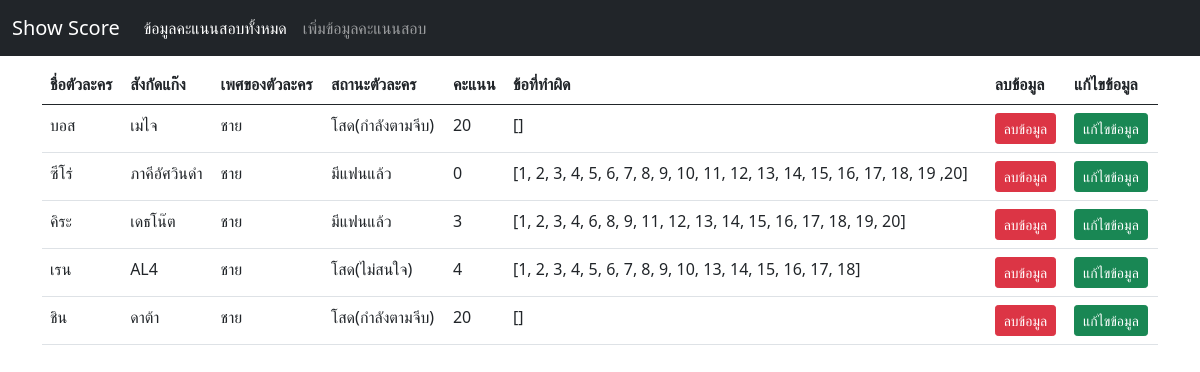
Before: / with the older database file.
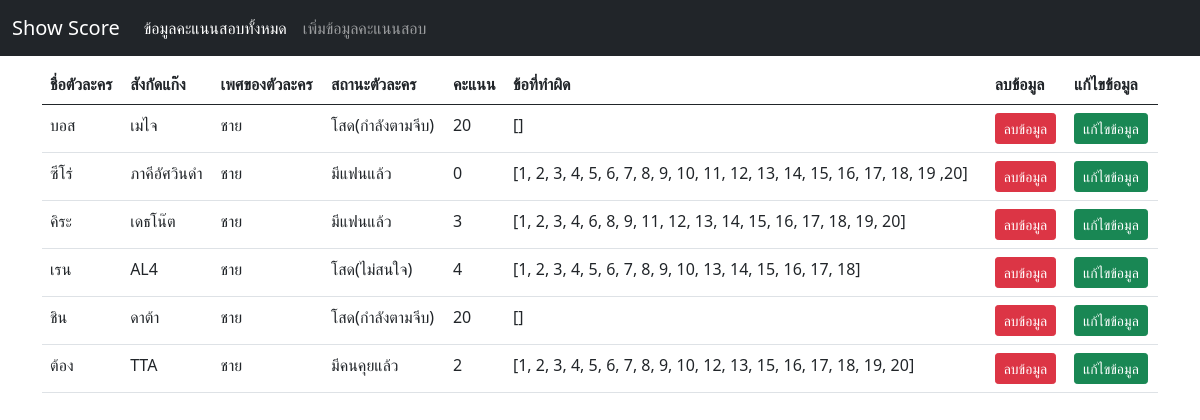
After: the same page with the newer database file.
### app.py (models this page shows)
class Statement(database.Model):
    name = database.Column(database.String(50), primary_key=True)
    team = database.Column(database.String(50), nullable=False)
    sex = database.Column(database.String(50), nullable=False)
    love = database.Column(database.String(50), nullable=False)
    score = database.Column(database.String(50), nullable=False)
    lost = database.Column(database.String(50), nullable=False)

### app.py (the view)
@app.route("/")
def showData():
    statements = Statement.query.all()
    return render_template("statements.html", statements=statements)

### templates/statements.html
{% extends "layout.html" %}
{% block body %}
    <div class="container my-2">
        <table class="table table-hover">
            <thead>
                <tr>
                    <th>ชื่อตัวละคร</th>
                    <th>สังกัดแก๊ง</th>
                    <th>เพศของตัวละคร</th>
                    <th>สถานะตัวละคร</th>
                    <th>คะแนน</th>
                    <th>ข้อที่ทำผิด</th>
                    <th>ลบข้อมูล</th>
                    <th>แก้ไขข้อมูล</th>
                </tr>
            </thead>
            <tbody>
                {% for item in statements %}
                <tr>
                    <td>{{item.name}}</td>
                    <td>{{item.team}}</td>
                    <td>{{item.sex}}</td>
                    <td>{{item.love}}</td>
                    <td>{{item.score}}</td>
                    <td>{{item.lost}}</td>
                    <td>
                        <a href="/delete/{{item.name}}" class="btn btn-sm btn-danger">ลบข้อมูล</a>
                    </td>
                    <td>
                        <a href="/edit/{{item.name}}" class="btn btn-sm btn-success">แก้ไขข้อมูล</a>
                    </td>
                </tr>
                {% endfor %}
            </tbody>
        </table>
    </div>
{% endblock %}

### templates/layout.html (shortened to what this page needs)
<!DOCTYPE html>
<html lang="en">
<head>
    <link href="https://cdn.jsdelivr.net/npm/bootstrap@5.0.2/dist/css/bootstrap.min.css" rel="stylesheet">
</head>
<body>
    <nav class="navbar navbar-expand-lg navbar-dark bg-dark">
        <div class="container-fluid">
          <a class="navbar-brand" href="/">Show Score</a>
          <div class="collapse navbar-collapse" id="navbarNav">
            <ul class="navbar-nav">
              <li class="nav-item">
                <a class="nav-link active" href="/">ข้อมูลคะแนนสอบทั้งหมด</a>
              </li>
              <li class="nav-item">
                <a class="nav-link" href="/addForm">เพิ่มข้อมูลคะแนนสอบ</a>
              </li>
            </ul>
          </div>
        </div>
      </nav>
    {% block body %}
    {% endblock %}
</body>
</html>

Changed rows visible on the page:
added Statement: name "ต้อง", team "TTA", sex "ชาย", love "มีคนคุยแล้ว", score "2", lost "[1, 2, 3, 4, 5, 6, 7, 8, 9, 10, 12, 13, 15, 16, 17, 18, 19, 20]"
